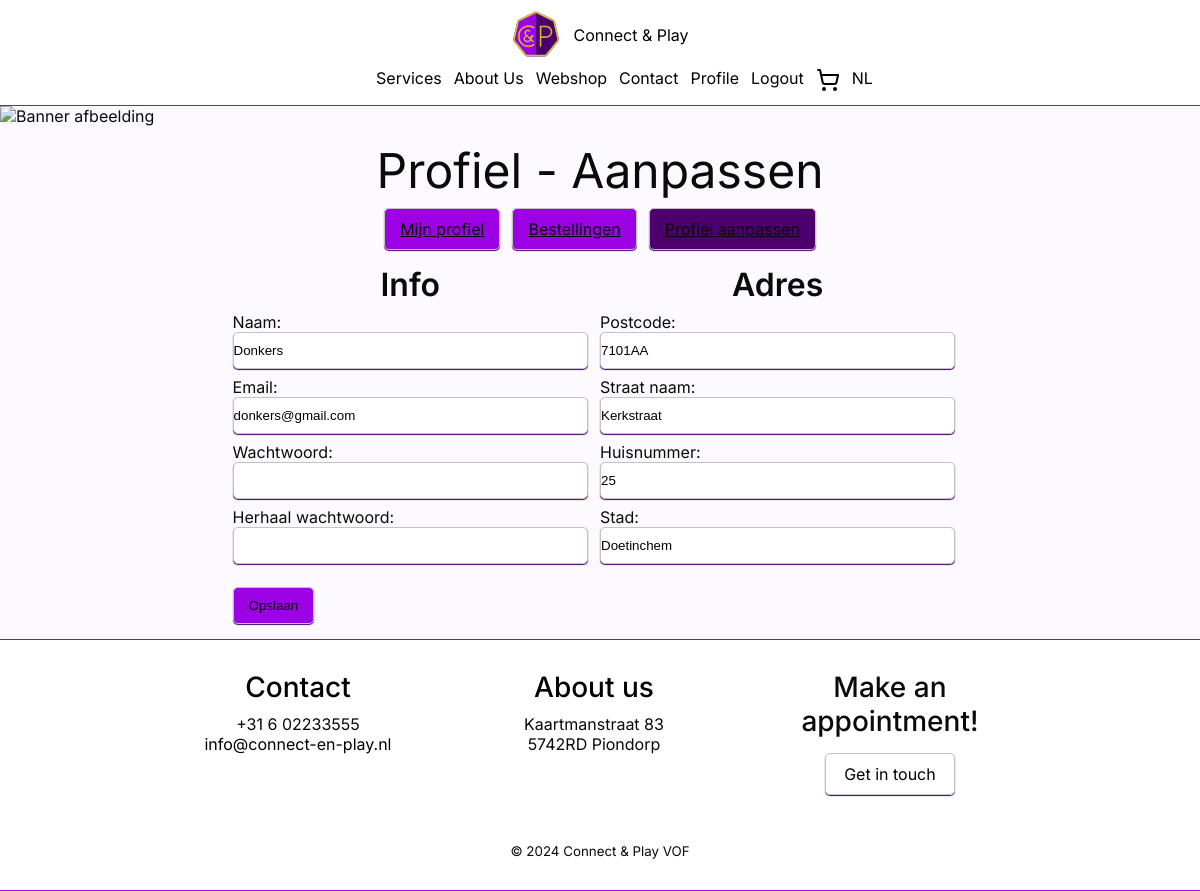
The app's page /profiel/aanpassen.php?lang=en (signed in) with its own data.
### tables this page shows
CREATE TABLE `user` (
  `user_id` int(11) NOT NULL,
  `postal_code` varchar(6) DEFAULT NULL,
  `house_number` varchar(6) DEFAULT NULL,
  `email` varchar(320) NOT NULL,
  `name` varchar(150) NOT NULL,
  `role` varchar(15) NOT NULL,
  `password` varchar(120) NOT NULL
);

CREATE TABLE `address` (
  `postal_code` varchar(6) NOT NULL,
  `house_number` varchar(6) NOT NULL,
  `street_name` varchar(80) NOT NULL,
  `city` varchar(70) NOT NULL
);

### php/Shared/Database.php (called while the page is built, shortened)
<?php
class Database
{
    private static ?PDO $connection = null;
    public static function connect(
        string $servername = "mariadb",
        string $username = "root",
        string $password = "",
        string $name = "webshop"
    ): PDO {
        if (self::$connection === null) {
            self::$connection = new PDO("mysql:host={$servername};dbname={$name};charset=utf8mb4", $username, $password);
            self::$connection->setAttribute(PDO::ATTR_ERRMODE, PDO::ERRMODE_EXCEPTION);
            self::$connection->setAttribute(PDO::ATTR_DEFAULT_FETCH_MODE, PDO::FETCH_ASSOC);
        }
        return self::$connection;
    }
}

### php/Profile/DataAccess/UserRepository.php (called while the page is built, shortened)
<?php
require_once '/var/www/php/Profile/Domain/User.php';
require_once '/var/www/php/Shared/Database.php';
class UserRepository
{
    private PDO $db;
    public function __construct()
    {
        try {
            $this->db = Database::connect();
        } catch (PDOException $e) {
            echo "Fout bij het verbinden met de database: " . $e->getMessage();
            exit;
        }
    }
    public function getUser($emailOrId): ?User
    {
        $sql = $this->db->prepare("CALL get_user(:id, :email);");
        $sql->execute([
            ':id' => (int)$emailOrId,
            ':email' => $emailOrId,
        ]);
        $user = $sql->fetch();
        $sql = $this->db->prepare("CALL get_address(:postal_code, :house_number);");
        $sql->execute([
            ':postal_code' => $user['postal_code'],
            ':house_number' => $user['house_number'],
        ]);
        $address = $sql->fetch();
        return new User(
            $user['user_id'],
            $user['email'],
            $user['name'],
            $user['password'],
            UserRole::from($user['role']),
            $address ? [
                new Address(
                    $address['postal_code'] ?? '',
                    $address['house_number'] ?? '',
                    $address['street_name'] ?? '',
                    $address['city'] ?? '',
                )
            ] : []
        );
    }
}

### php/Profile/Domain/User.php (called while the page is built, shortened)
<?php
require_once 'Address.php';
class User
{
    public function getEmail(): string
    {
        return $this->email;
    }
    public function getName(): string
    {
        return $this->name;
    }
    public function getAddresses(): array
    {
        return $this->addresses;
    }
}

### php/Profile/Domain/Address.php (called while the page is built, shortened)
<?php
class Address
{
    public function getPostalCode(): string
    {
        return $this->postalCode;
    }
    public function getHouseNumber(): string
    {
        return $this->houseNumber;
    }
    public function getStreetName(): string
    {
        return $this->streetName;
    }
    public function getCity(): string
    {
        return $this->city;
    }
}

### public/profiel/aanpassen.php (the view, shortened to what this page needs)
<?php
require_once '/var/www/php/Shared/header.php';
require_once '/var/www/php/Profile/Controllers/UserController.php';
if (isset($user)): ?>
    <img class="banner-img" src="/images/bannerImg.jpg" alt="Banner afbeelding" />
    <section id="profile-container" class="flex justify-center py-15">
        <div class="col-12 flex align-center flex-col">
            <h1 class="heading text-center">Profiel - Aanpassen</h1>
            <div class="flex flex-row align-center">
                <a href="/profiel.php" class="button">Mijn profiel</a>
                <a href="/profiel/bestellingen.php" class="button">Bestellingen</a>
                <a href="/profiel/aanpassen.php" class="button active">Profiel aanpassen</a>
            </div>
        </div>
    </section>
    <section id="profile-container" class="flex justify-center px-15">
        <div class="col-12 flex align-center flex-col">
            <form action="/profiel/aanpassen.php" method="post">
                <div class="col-12 flex flex-row">
                    <div class="col-6 mb-col-12 flex flex-col">
                        <h2 class="text-center">Info</h2>
                        <div>
                            <label for="name">Naam:</label>
                            <input type="text" id="name" name="name" value="<?php echo htmlspecialchars($user->getName()) ?>" class="input" required>
                        </div>
                        <div>
                            <label for="email">Email:</label>
                            <input type="email" id="email" name="email" value="<?php echo htmlspecialchars($user->getEmail()) ?>" class="input" required>
                        </div>
                        <div>
                            <label for="password">Wachtwoord:</label>
                            <input type="password" id="password" name="password" class="input">
                        </div>
                        <div>
                            <label for="password-repeat">Herhaal wachtwoord:</label>
                            <input type="password" id="password-repeat" name="password-repeat" class="input">
                        </div>
                    </div>
                    <div class="col-6 mb-col-12 flex flex-col">
                        <h2 class="text-center">Adres</h2>
                        <div>
                            <label for="postal-code">Postcode:</label>
                            <input type="text" id="postal-code" name="postal-code" value="<?php echo count($user->getAddresses()) > 0 ? htmlspecialchars($user->getAddresses()[0]->getPostalCode()) : "" ?>" class="input" required>
                        </div>
                        <div>
                            <label for="street-name">Straat naam:</label>
                            <input type="text" id="street-name" name="street-name" value="<?php echo count($user->getAddresses()) > 0 ? htmlspecialchars($user->getAddresses()[0]->getStreetName()) : "" ?>" class="input" required>
                        </div>
                        <div>
                            <label for="house-number">Huisnummer:</label>
                            <input type="text" id="house-number" name="house-number" value="<?php echo count($user->getAddresses()) > 0 ? htmlspecialchars($user->getAddresses()[0]->getHouseNumber()) : "" ?>" class="input" required>
                        </div>
                        <div>
                            <label for="city">Stad:</label>
                            <input type="text" id="city" name="city" value="<?php echo count($user->getAddresses()) > 0 ? htmlspecialchars($user->getAddresses()[0]->getCity()) : "" ?>" class="input" required>
                        </div>
                    </div>
                    <div class="py-15">
                        <button type="submit" class="button">Opslaan</button>
                    </div>
                </div>
            </form>
        </div>
    </section>
<?php endif;
require_once '/var/www/php/Shared/footer.php'; ?>

### public/css/style.css (style rules this page uses)
:root { --foreground: #0a0a0a; --background: #fdfaff; --primary: #4b006e; --accent: #9c00e5; --highlight: #d6c52e; --box-1: #cdcdcd; --box-2: #b5b5b5; --footer-header: #000; --header-z-index: 10; }
* { margin: 0; padding: 0; box-sizing: border-box; }
body { font-family: "Inter", "Verdana", sans-serif; background-color: var(--background); color: var(--foreground); }
.banner-img { object-fit: cover; width: 100%; height: 200px; margin: 0; padding: 0; }
.input, .button { width: 100%; padding: 10px 0; border: 1px solid #c3c3c3; border-radius: 5px; box-shadow: 0 1px 1px var(--primary); resize: none; }
#profile-container { background-color: var(--background); }
#profile-container .button, #checkout-container .button { width: auto; background-color: var(--accent); color: var(--foreground); padding: 10px 15px; }
#profile-container .button.active { background-color: var(--primary); }

### public/css/grid.css (style rules this page uses)
@media only screen and (min-width: 768px) { .col-6 { width: calc(50% - 1vw); } }
@media only screen and (min-width: 768px) { .col-12 { width: 100%; } }

### public/css/spacing.css (style rules this page uses)
.px-15 { padding-left: 15px; padding-right: 15px; }
.py-15 { padding-top: 15px; padding-bottom: 15px; }

### public/css/flex.css (style rules this page uses)
.flex { display: flex; flex-wrap: wrap; column-gap: 1vw; row-gap: 1vh; }
.flex-col { flex-direction: column; }
.flex-row { flex-direction: row; }
.justify-center { justify-content: center; }
.align-center { align-items: center; }

### public/css/text.css (style rules this page uses)
.text-center { text-align: center; }
h1 { font-size: 2.5rem; font-weight: 700; }
h2 { font-size: 2rem; font-weight: 600; }
a { font-size: 1rem; }
.heading { font-size: 3rem; font-weight: 400; }

### records on screen
user: name "Donkers", email "donkers@gmail.com"
address: postal-code "7101AA", street-name "Kerkstraat", house-number "25", city "Doetinchem"

### other values on screen
__('nav.services') "Services"
__('nav.about') "About Us"
__('nav.webshop') "Webshop"
__('nav.contact') "Contact"
__('nav.profile') "Profile"
__('nav.logout') "Logout"
__('footer.contact') "Contact"
__('footer.about') "About us"
__('footer.appointment.title') "Make an appointment!"
__('footer.appointment.cta') "Get in touch"
